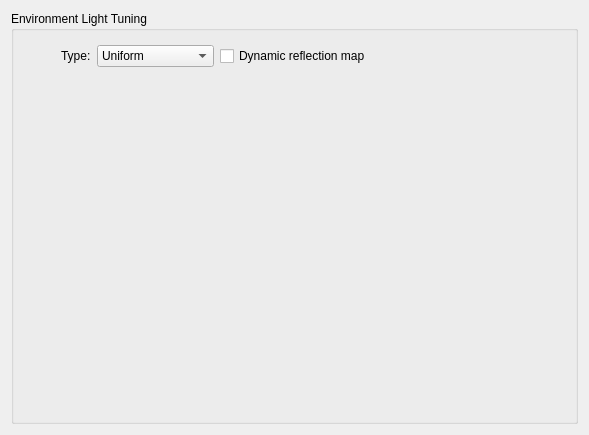
<?xml version="1.0" encoding="UTF-8"?>
<ui version="4.0">
 <class>EnvLightTuner</class>
 <widget class="QWidget" name="EnvLightTuner">
  <property name="geometry">
   <rect>
    <x>0</x>
    <y>0</y>
    <width>589</width>
    <height>435</height>
   </rect>
  </property>
  <property name="windowTitle">
   <string>Form</string>
  </property>
  <layout class="QVBoxLayout" name="verticalLayout">
   <item>
    <widget class="QGroupBox" name="groupBox">
     <property name="title">
      <string>Environment Light Tuning</string>
     </property>
     <layout class="QVBoxLayout" name="verticalLayout_2">
      <item>
       <layout class="QHBoxLayout" name="horizontalLayout">
        <item>
         <widget class="QLabel" name="label_3">
          <property name="sizePolicy">
           <sizepolicy hsizetype="Fixed" vsizetype="Fixed">
            <horstretch>0</horstretch>
            <verstretch>0</verstretch>
           </sizepolicy>
          </property>
          <property name="minimumSize">
           <size>
            <width>32</width>
            <height>32</height>
           </size>
          </property>
          <property name="maximumSize">
           <size>
            <width>32</width>
            <height>32</height>
           </size>
          </property>
          <property name="text">
           <string/>
          </property>
          <property name="pixmap">
           <pixmap resource="resources/resources.qrc">:/images/env_light.png</pixmap>
          </property>
          <property name="scaledContents">
           <bool>true</bool>
          </property>
         </widget>
        </item>
        <item>
         <widget class="QLabel" name="label">
          <property name="text">
           <string>Type:</string>
          </property>
         </widget>
        </item>
        <item>
         <widget class="QComboBox" name="lst_types">
          <item>
           <property name="text">
            <string>Uniform</string>
           </property>
          </item>
          <item>
           <property name="text">
            <string>Hemisphere</string>
           </property>
          </item>
          <item>
           <property name="text">
            <string>Cube</string>
           </property>
          </item>
          <item>
           <property name="text">
            <string>Probe-Grid</string>
           </property>
          </item>
          <item>
           <property name="text">
            <string>LOD Probe-Grid</string>
           </property>
          </item>
         </widget>
        </item>
        <item>
         <widget class="QCheckBox" name="chk_dynamic">
          <property name="text">
           <string>Dynamic reflection map</string>
          </property>
         </widget>
        </item>
        <item>
         <spacer name="horizontalSpacer">
          <property name="orientation">
           <enum>Qt::Horizontal</enum>
          </property>
          <property name="sizeHint" stdset="0">
           <size>
            <width>40</width>
            <height>20</height>
           </size>
          </property>
         </spacer>
        </item>
       </layout>
      </item>
      <item>
       <widget class="QStackedWidget" name="property_area">
        <property name="sizePolicy">
         <sizepolicy hsizetype="Expanding" vsizetype="Expanding">
          <horstretch>0</horstretch>
          <verstretch>0</verstretch>
         </sizepolicy>
        </property>
       </widget>
      </item>
     </layout>
    </widget>
   </item>
  </layout>
 </widget>
 <resources>
  <include location="resources/resources.qrc"/>
 </resources>
 <connections/>
</ui>
